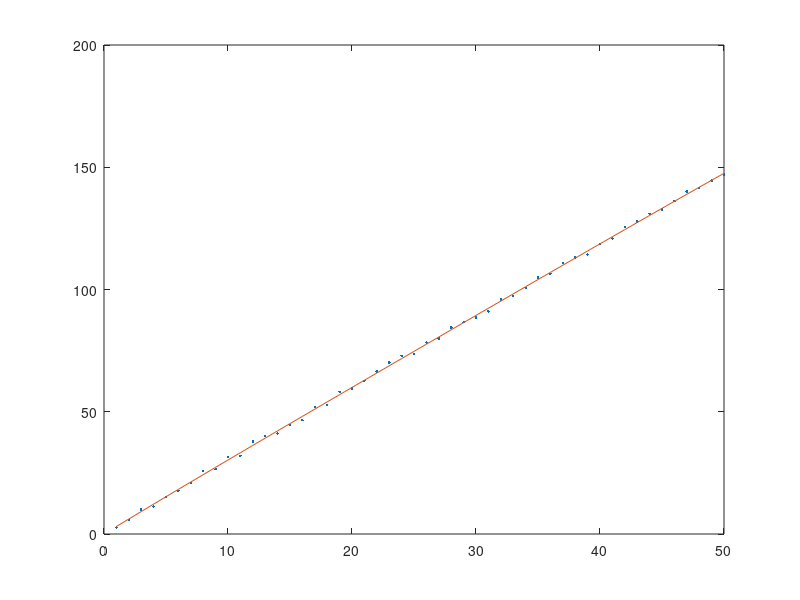

The MATLAB source for this figure:
%Implements a basic linear regression on some random numbers

N = 50;
x= (1:N).';

Maxerror=3;
error = Maxerror*(rand(size(x))-0.5*(ones(size(x))));

slope = 3;
intercept = 1;
y = (3 + rand-0.5)*x + error + intercept*ones(size(x));
%plot(y)

degree = 3;

X = zeros(N,degree+1);

for k = 1:degree+1
    X(:,k) = x.^k;
end
% X(:,1) = ones(1,N);
% X(:,2) = x;

square = X.'*X;
polycoeff = square\X.'*y;

yguess = X*polycoeff;

plot(x,y,'.',x,yguess)

